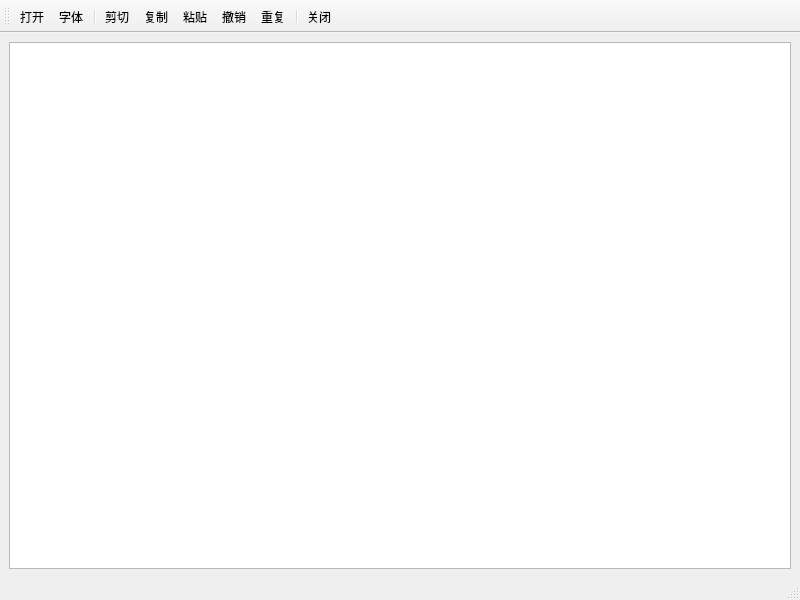
<?xml version="1.0" encoding="UTF-8"?>
<ui version="4.0">
 <class>MainWindowDoc</class>
 <widget class="QMainWindow" name="MainWindowDoc">
  <property name="geometry">
   <rect>
    <x>0</x>
    <y>0</y>
    <width>800</width>
    <height>600</height>
   </rect>
  </property>
  <property name="windowTitle">
   <string>MainWindow</string>
  </property>
  <widget class="QWidget" name="centralwidget">
   <layout class="QGridLayout" name="gridLayout">
    <item row="0" column="0">
     <widget class="QPlainTextEdit" name="plainTextEdit"/>
    </item>
   </layout>
  </widget>
  <widget class="QMenuBar" name="menubar">
   <property name="geometry">
    <rect>
     <x>0</x>
     <y>0</y>
     <width>800</width>
     <height>23</height>
    </rect>
   </property>
  </widget>
  <widget class="QStatusBar" name="statusbar"/>
  <widget class="QToolBar" name="toolBar">
   <property name="windowTitle">
    <string>toolBar</string>
   </property>
   <property name="toolButtonStyle">
    <enum>Qt::ToolButtonTextUnderIcon</enum>
   </property>
   <attribute name="toolBarArea">
    <enum>TopToolBarArea</enum>
   </attribute>
   <attribute name="toolBarBreak">
    <bool>false</bool>
   </attribute>
   <addaction name="actOpen"/>
   <addaction name="actFont"/>
   <addaction name="separator"/>
   <addaction name="actCut"/>
   <addaction name="actCopy"/>
   <addaction name="actPaste"/>
   <addaction name="actUndo"/>
   <addaction name="actRedo"/>
   <addaction name="separator"/>
   <addaction name="actClose"/>
  </widget>
  <action name="actOpen">
   <property name="icon">
    <iconset resource="res.qrc">
     <normaloff>:/images/122.bmp</normaloff>:/images/122.bmp</iconset>
   </property>
   <property name="text">
    <string>打开</string>
   </property>
   <property name="toolTip">
    <string>打开文件</string>
   </property>
  </action>
  <action name="actCut">
   <property name="icon">
    <iconset resource="res.qrc">
     <normaloff>:/images/200.bmp</normaloff>:/images/200.bmp</iconset>
   </property>
   <property name="text">
    <string>剪切</string>
   </property>
   <property name="toolTip">
    <string>剪切</string>
   </property>
   <property name="shortcut">
    <string>Ctrl+X</string>
   </property>
  </action>
  <action name="actCopy">
   <property name="icon">
    <iconset resource="res.qrc">
     <normaloff>:/images/202.bmp</normaloff>:/images/202.bmp</iconset>
   </property>
   <property name="text">
    <string>复制</string>
   </property>
   <property name="toolTip">
    <string>复制</string>
   </property>
   <property name="shortcut">
    <string>Ctrl+C</string>
   </property>
  </action>
  <action name="actPaste">
   <property name="icon">
    <iconset resource="res.qrc">
     <normaloff>:/images/204.bmp</normaloff>:/images/204.bmp</iconset>
   </property>
   <property name="text">
    <string>粘贴</string>
   </property>
   <property name="toolTip">
    <string>粘贴</string>
   </property>
   <property name="shortcut">
    <string>Ctrl+V</string>
   </property>
  </action>
  <action name="actFont">
   <property name="icon">
    <iconset resource="res.qrc">
     <normaloff>:/images/506.bmp</normaloff>:/images/506.bmp</iconset>
   </property>
   <property name="text">
    <string>字体</string>
   </property>
   <property name="toolTip">
    <string>设置字体</string>
   </property>
  </action>
  <action name="actClose">
   <property name="icon">
    <iconset resource="res.qrc">
     <normaloff>:/images/132.bmp</normaloff>:/images/132.bmp</iconset>
   </property>
   <property name="text">
    <string>关闭</string>
   </property>
   <property name="toolTip">
    <string>关闭本窗口</string>
   </property>
  </action>
  <action name="actUndo">
   <property name="icon">
    <iconset resource="res.qrc">
     <normaloff>:/images/206.bmp</normaloff>:/images/206.bmp</iconset>
   </property>
   <property name="text">
    <string>撤销</string>
   </property>
   <property name="toolTip">
    <string>撤销编辑操作</string>
   </property>
   <property name="shortcut">
    <string>Ctrl+Z</string>
   </property>
  </action>
  <action name="actRedo">
   <property name="icon">
    <iconset resource="res.qrc">
     <normaloff>:/images/208.bmp</normaloff>:/images/208.bmp</iconset>
   </property>
   <property name="text">
    <string>重复</string>
   </property>
   <property name="toolTip">
    <string>重复编辑操作</string>
   </property>
  </action>
 </widget>
 <resources>
  <include location="res.qrc"/>
 </resources>
 <connections/>
</ui>
